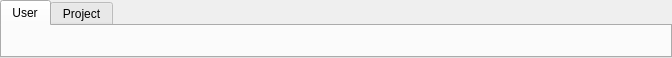
<?xml version="1.0" encoding="UTF-8"?>
<ui version="4.0">
 <class>Form</class>
 <widget class="QWidget" name="Form">
  <property name="geometry">
   <rect>
    <x>0</x>
    <y>0</y>
    <width>672</width>
    <height>58</height>
   </rect>
  </property>
  <property name="windowTitle">
   <string>Form</string>
  </property>
  <layout class="QVBoxLayout" name="verticalLayout">
   <property name="spacing">
    <number>0</number>
   </property>
   <property name="leftMargin">
    <number>0</number>
   </property>
   <property name="topMargin">
    <number>0</number>
   </property>
   <property name="rightMargin">
    <number>0</number>
   </property>
   <property name="bottomMargin">
    <number>0</number>
   </property>
   <item>
    <widget class="QTabWidget" name="tabWidget">
     <property name="currentIndex">
      <number>0</number>
     </property>
     <widget class="QWidget" name="tab">
      <attribute name="title">
       <string>User</string>
      </attribute>
     </widget>
     <widget class="QWidget" name="tab_2">
      <attribute name="title">
       <string>Project</string>
      </attribute>
     </widget>
    </widget>
   </item>
  </layout>
 </widget>
 <resources/>
 <connections/>
</ui>
